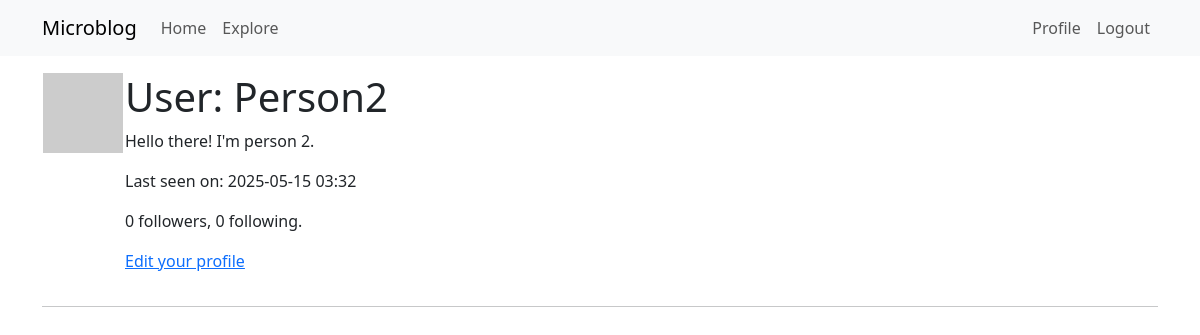
The page /user/Person2 (signed in) on the database as committed earlier.
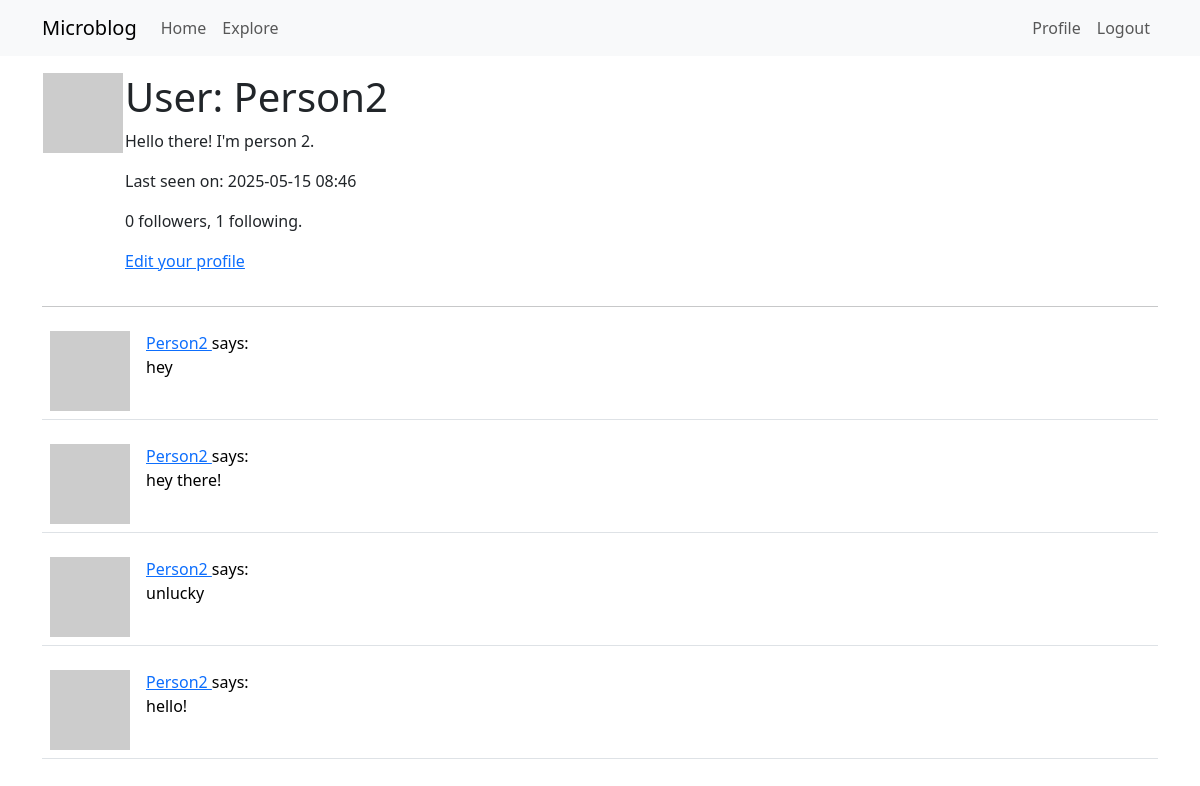
The same page on the database as committed later.
### app/models.py (models this page shows, shortened)
class User(UserMixin,db.Model):
    id: so.Mapped[int] = so.mapped_column(primary_key=True)
    username: so.Mapped[str] = so.mapped_column(sa.String(64), unique=True, index=True)
    email: so.Mapped[str] = so.mapped_column(sa.String(120), unique=True)
    password_hash: so.Mapped[str] = so.mapped_column(sa.String(128))
    posts: so.WriteOnlyMapped['Post'] = so.relationship('Post', back_populates='author')
    about_me: so.Mapped[Optional[str]] = so.mapped_column(sa.String(140))
    last_seen: so.Mapped[datetime] = so.mapped_column(default=lambda:datetime.now(timezone.utc))
    following: so.WriteOnlyMapped['User'] = so.relationship(
        secondary=followers, primaryjoin=(followers.c.follower_id == id),
        secondaryjoin=(followers.c.followed_id == id),
        back_populates='followers'
    )
    followers: so.WriteOnlyMapped['User'] = so.relationship(
        secondary=followers, primaryjoin=(followers.c.followed_id == id),
        secondaryjoin=(followers.c.follower_id == id),
        back_populates='following'
    )
    def avatar(self, size):
        digest = md5(self.email.lower().encode('utf-8')).hexdigest()
        return f'https://www.gravatar.com/avatar/{digest}?d=identicon&s={size}'
    def followers_count(self):
        query = sa.select(sa.func.count()).select_from(
            self.followers.select().subquery())
        return db.session.scalar(query)
    def following_count(self):
        query = sa.select(sa.func.count()).select_from(
            self.following.select().subquery())
        return db.session.scalar(query)

class Post(db.Model):
    id: so.Mapped[int] = so.mapped_column(primary_key=True)
    body: so.Mapped[str] = so.mapped_column(sa.String(140))
    timestamp: so.Mapped[datetime] = so.mapped_column(sa.DateTime, index=True, default=datetime.now(timezone.utc))
    user_id: so.Mapped[int] = so.mapped_column(sa.Integer, sa.ForeignKey('user.id'), index=True)
    author: so.Mapped[User] = so.relationship('User', back_populates='posts')

### app/routes.py (the view)
@app.route('/user/<username>')
@login_required
def user(username):
    user = db.first_or_404(sa.select(User).where(User.username == username))
    page = request.args.get('page', 1, type=int)
    query = user.posts.select().order_by(Post.timestamp.desc())
    posts = db.paginate(query, page=page,
                        per_page=app.config['POSTS_PER_PAGE'],
                        error_out=False)
    next_url = url_for('user', username=user.username, page=posts.next_num) \
        if posts.has_next else None
    prev_url = url_for('user', username=user.username, page=posts.prev_num) \
        if posts.has_prev else None
    form = EmptyForm()
    return render_template('user.html', user=user, posts=posts.items, next_url=next_url, prev_url=prev_url, form=form)

### app/models.py (called while the page is built)
def load_user(id):
    return User.query.get(int(id))

### app/routes.py (called while the page is built)
@app.before_request
def before_request():
    if current_user.is_authenticated:
        current_user.last_seen = datetime.now(timezone.utc)
        db.session.commit()

### app/templates/user.html (shortened to what this page needs)
{% extends "base.html" %}
{% block content %}
    <table>
        <tr valign="top">
            <td><img src = "{{user.avatar(128) }}" alt=""></td>
            <td>
                <h1>User: {{ user.username }}</h1>
                {% if user.about_me %}<p>{{ user.about_me }}</p>{% endif %}
                {% if user.last_seen %}
                    <p>Last seen on: {{ user.last_seen.strftime('%Y-%m-%d %H:%M') }}</p>
                {% endif %}
                <p>{{ user.followers_count() }} followers, {{ user.following_count() }} following.</p>
                {% if user == current_user %}
                <p><a href="{{ url_for('edit_profile') }}">Edit your profile</a></p>
                {% endif %}
            </td>
        </tr>
    </table>
    <hr>
    {% for post in posts %}
        {% include '_post.html' %}
    {% endfor %}
{% endblock %}

### app/templates/base.html (shortened to what this page needs)
<!doctype html>
<html lang="en">
<head>
    <link
        href="https://cdn.jsdelivr.net/npm/bootstrap@5.3.2/dist/css/bootstrap.min.css"
        rel="stylesheet"
>
</head>
<body>
    <nav class="navbar navbar-expand-lg bg-body-tertiary">
        <div class="container">
            <a class="navbar-brand" href="{{ url_for('index') }}">Microblog</a>
            <div class="collapse navbar-collapse" id="navbarSupportedContent">
                <ul class="navbar-nav me-auto mb-2 mb-lg-0">
                        <li class="nav-item">
                        <a class="nav-link" aria-current="page" href="{{ url_for('index') }}">Home</a>
                    </li>
                    <li class="nav-item">
                        <a class="nav-link" aria-current="page" href="{{ url_for('explore') }}">Explore</a>
                    </li>
            </ul>
            <ul class="navbar-nav mb-2 mb-lg-0">
                {% if current_user.is_anonymous %}
                    <a class="nav-link" aria-current="page" href="{{ url_for('login') }}">Login</a>
                {% else %}
                    <a class="nav-link" aria-current="page" href="{{ url_for('user', username=current_user.username) }}">Profile</a>
                    <a class="nav-link" aria-current="page" href="{{ url_for('logout') }}">Logout</a>
                {% endif %}
            </ul>
        </div>
    </nav>
    <div class="container mt-3">
        {% block content %}{% endblock %}
    </div>
</body>
</html>

### app/templates/_post.html
<table class="table table-hover">
    <tr>
        <td width="70px">
            <a href="{{ url_for('user', username=post.author.username) }}">
                <img src="{{ post.author.avatar(70) }}" />
            </a>
        </td>
        <td>
            <a href="{{ url_for('user', username=post.author.username) }}">
                {{ post.author.username }}
            </a>
            says:
            <br>
            {{ post.body }}
        </td>
    </tr>
</table>

Rows that differ between the two databases and show on the page:
changed User "Person2": last_seen "2025-05-15 03:32" → "2025-05-15 08:46"
added Post: author.username "Person2", body "hey"
added Post: author.username "Person2", body "hey there!"
added Post: author.username "Person2", body "unlucky"
added Post: author.username "Person2", body "hello!"
Other text that changed with them:
{{ user.following_count() }}: "0" → "1"
